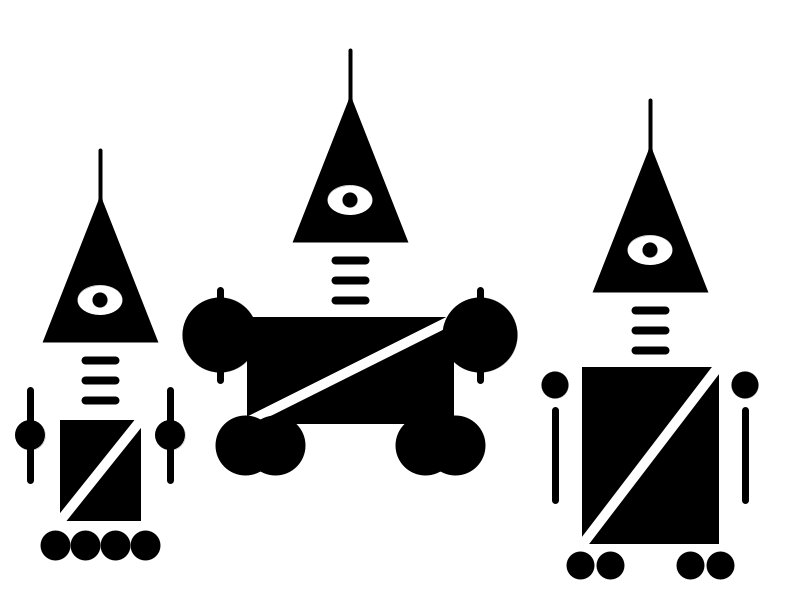
Frame 1 (no input)
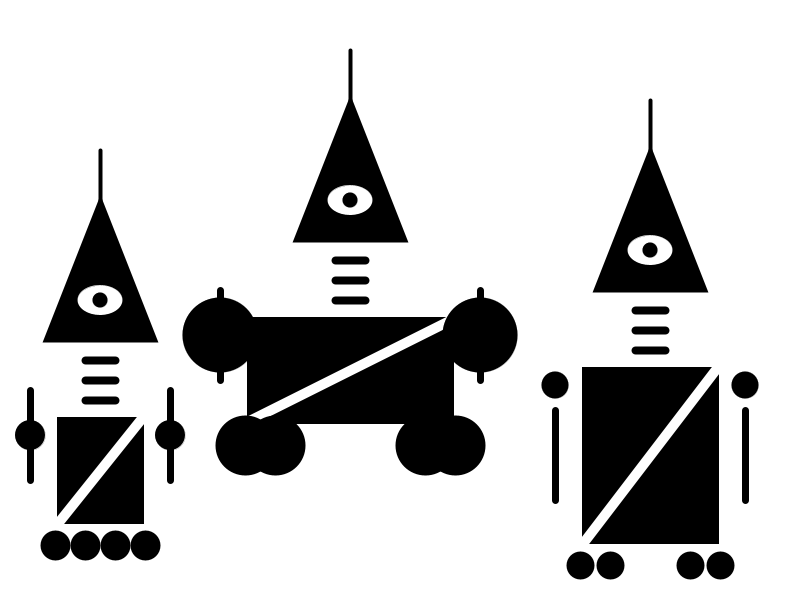
Frame 60 (the mouse pressed at the canvas centre just before this capture)
Frame 120 (the mouse held since frame 60 and released just before this capture): identical to frame 60, image omitted

The Processing sketch that drew these frames (run headless with seeded random() and noise(); from frame 60 on, the mouse is pressed at the canvas centre):

// Processing sketch: processing_70509
// ── processing_70509.pde

void setup() {
  size(800, 600);
  smooth();
}


void draw() {
  background(255);
 draw_robot(100,200,80,100,20);
  draw_robot(350,100,200,100,50);
   draw_robot(650,150,130,170,18);
 
}

void draw_robot(int x, int y, int w, int h, int n){
   int yb = y+220;
 
 //body y
  
  
  //--------------STATIC--------------------------

  //body
  fill(0);
  rect(x-w/2, yb, w, h);
  strokeWeight(10);
  stroke(255);
  line(x+w/2, yb, x-w/2, yb+h);
  
  noFill();
  stroke(0);

  //wheels
  fill(0);
  ellipse(x-w/2-5, yb+h+25, n, n);
  ellipse(x-w/2+25, yb+h+25, n, n);
  ellipse(x+w/2+5, yb+h+25, n, n);
  ellipse(x+w/2-25, yb+h+25, n, n);
  //noFill();


  //---------------MOVING--------------------------

  //neck
  int neck = 20;
  int eye = 15;

  strokeWeight(8);
  line(x-15, y+160, x+15, y+160);
  line(x-15, y+160+neck, x+15, y+160+neck);
  line(x-15, y+160+2*neck, x+15, y+160+2*neck);

  //head
  strokeWeight(4);
  line(x, y-50, x, y);
  triangle(x, y, x+55, y+140, x-55, y+140);


  //eye
  strokeWeight(0);
  fill(255);
  ellipse(x, y+100, 45, 30);
  fill(0);
  ellipse(x, y+100, 15, 15);
  noFill();


  //hands
  fill(0);
  ellipse (x-w/2-30, yb+15, 1.5*n, 1.5*n);  //left
  ellipse (x+w/2+30, yb+15, 1.5*n, 1.5*n); //right
  noFill();
  strokeWeight(7);
  line(x-w/2-30, yb+h-130, x-w/2-30, yb+h-40);
  line(x+w/2+30, yb+h-130, x+w/2+30, yb+h-40);
}
